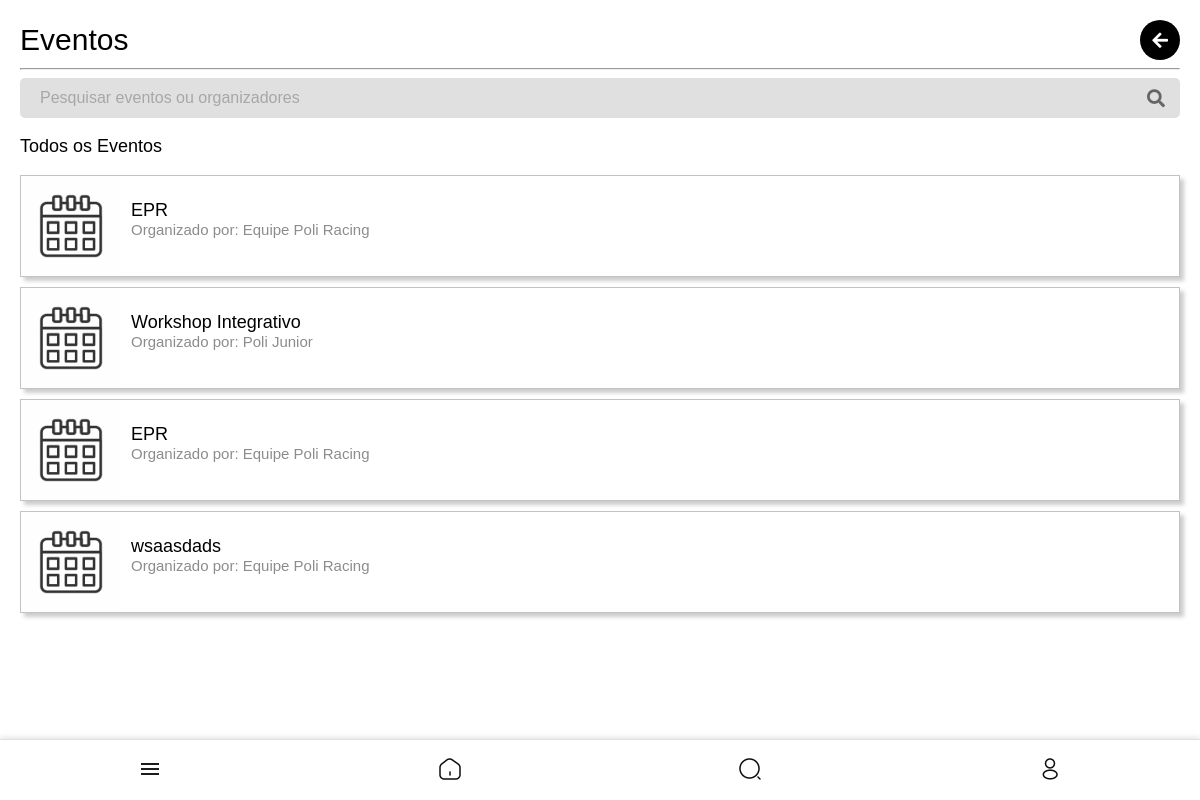
The app's page /eventos/ (signed in), older data.
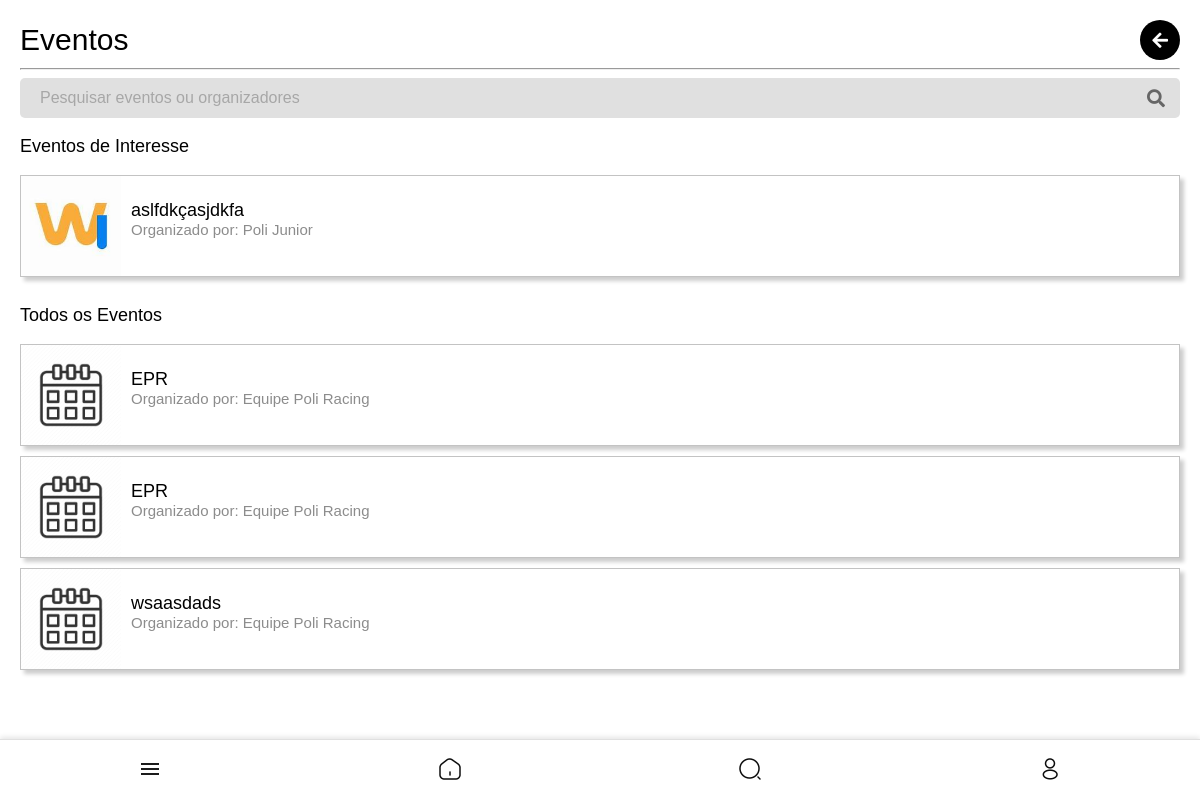
The same page, newer data.
### core/models.py (models this page shows, shortened)
class Evento(models.Model):
    nome = models.CharField(max_length=255)
    descricao = models.TextField()
    data_inicio = models.DateTimeField()
    data_fim = models.DateTimeField()
    local = models.CharField(max_length=255, null=True, blank=True)  # Descrição textual do local
    latitude = models.FloatField(null=True, blank=True)  # Coordenada latitude
    longitude = models.FloatField(null=True, blank=True)  # Coordenada longitude
    criado_por = models.ForeignKey(
        settings.AUTH_USER_MODEL,
        on_delete=models.CASCADE,
        limit_choices_to={'user_type': 'entidade'}
    )
    imagem = models.ImageField(upload_to='eventos/', null=True, blank=True)

class CustomUser(AbstractUser):
    USER_TYPE_CHOICES = (
        ('aluno', 'Aluno'),
        ('representante', 'Representante de Classe'),
        ('professor', 'Professor'),
        ('entidade', 'Entidade'),
    )
    user_type = models.CharField(max_length=20, choices=USER_TYPE_CHOICES, default='aluno')
    curso = models.CharField(max_length=100, blank=True, null=True)
    semestre = models.CharField(max_length=3, blank=True, null=True)
    departamento = models.CharField(max_length=100, blank=True, null=True)
    foto = models.ImageField(upload_to='user_photos/', blank=True, null=True, default='defaultphoto.jpg')
    email = models.EmailField(unique=True, validators=[CustomEmailValidator()])
    eventos_interesse = models.ManyToManyField('Evento', blank=True, related_name='interessados')
    is_public_profile = models.BooleanField(default=True)
    class Meta:
        verbose_name = 'Usuário'
        verbose_name_plural = 'Usuários'

### core/views.py (the view, shortened to what this page needs)
# urls.py: path('eventos/', views.lista_eventos, name='lista_eventos'),
@login_required
def lista_eventos(request):
    query = request.GET.get('q', '').strip()  # Garante que query seja uma string vazia se não houver valor
    eventos_interesse = Evento.objects.none()
    todos_eventos = Evento.objects.all()
    if request.user.is_authenticated:
        eventos_interesse = request.user.eventos_interesse.all()
        todos_eventos = todos_eventos.exclude(id__in=eventos_interesse.values_list('id', flat=True))
    context = {
        'todos_eventos': todos_eventos,
        'eventos_interesse': eventos_interesse,
        'query': query,  # Passa a consulta de pesquisa de volta ao contexto
    }
    return render(request, 'core/lista_eventos.html', context)

### templates/core/lista_eventos.html (shortened to what this page needs)
{% extends 'core/base.html' %}
{% block content %}
{% load static %}
<div class="disciplinas-add-container">
    <div class="header-container">
        <h1>Eventos</h1>
        <div class="actions">
            <button class="icon-btn" onclick="history.back();">
                <i class="fa fa-arrow-left"></i>
            </button>
        </div>
    </div>
    <hr>
    <form method="get" action="{% url 'lista_eventos' %}" class="search-form">
        <div class="search-input-group">
            <input type="text" name="q" value="{{ query }}" placeholder="Pesquisar eventos ou organizadores" id="search">
            <button type="submit" class="search-btn">
                <i class="fa fa-search"></i>
            </button>
        </div>
    </form>
    {% if eventos_interesse %}
    <h3>Eventos de Interesse</h3>
    <ul class="disciplinas-add-list">
        {% for evento in eventos_interesse %}
        <li class="disciplina-add-item" style="padding: 0;">
            <div style="display: flex; align-items: center;">
                {% if evento.imagem %}
                <img src="{{ evento.imagem.url }}" alt="{{ evento.nome }}" style="width: 20vw; height: auto; max-width: 100px; margin-right: min(10px,1vw);" class="img-thumbnail">
                {% else %}
                <img src="{% static 'event.webp' %}" alt="Imagem padrão do evento" style="width: 20vw; height: auto; max-width: 100px; margin-right: min(10px,1vw);" class="img-thumbnail">
                {% endif %}
                <div>
                    <a href="{% url 'detalhe_evento' evento.id %}" class="disciplina-nome" style="color: black; font-size: min(18px,4vw); font-weight: 200;">{{ evento.nome }}</a>
                    <p class="disciplina-codigo" style="font-size: min(15px,3vw); color: #8c8c8c; margin-top: 0;">Organizado por: {{ evento.criado_por.get_full_name }}</p>
                </div>
            </div>
        </li>
        {% endfor %}
    </ul>
    {% endif %}
    <h3>Todos os Eventos</h3>
    <ul class="disciplinas-add-list">
        {% for evento in todos_eventos %}
        <li class="disciplina-add-item" style="padding: 0;">
            <div style="display: flex; align-items: center;">
                {% if evento.imagem %}
                <img src="{{ evento.imagem.url }}" alt="{{ evento.nome }}" style="width: 20vw; height: auto; max-width: 100px; margin-right: min(10px,1vw);" class="img-thumbnail">
                {% else %}
                <img src="{% static 'event.webp' %}" alt="Imagem padrão do evento" style="width: 20vw; height: auto; max-width: 100px; margin-right: min(10px,1vw);" class="img-thumbnail">
                {% endif %}
                <div>
                    <a href="{% url 'detalhe_evento' evento.id %}" class="disciplina-nome" style="color: black; font-size: min(18px,4vw); font-weight: 200;">{{ evento.nome }}</a>
                    <p class="disciplina-codigo" style="font-size: min(15px,3vw); color: #8c8c8c; margin-top: 0;">Organizado por: {{ evento.criado_por.get_full_name }}</p>
                </div>
            </div>
        </li>
        {% empty %}
        <li class="empty-result" style="font-size: min(15px,4vw); color: #8c8c8c;">Nenhum evento disponível no momento.</li>
        {% endfor %}
    </ul>
</div>
{% endblock %}

### templates/core/base.html (shortened to what this page needs)
{% load static %}
<!DOCTYPE html>
<html lang="pt-br">
<head>
    <link rel="stylesheet" type="text/css" href="{% static 'style.css' %}?v={{ timestamp }}">
    <link rel="stylesheet" href="https://cdnjs.cloudflare.com/ajax/libs/font-awesome/5.15.4/css/all.min.css">
</head>
<body>
    <main>
        {% block content %}
        {% endblock %}
    </main>
    {% if user.is_authenticated %}
    <div class="bottom-nav">
        <a href="#menu" class="nav-item menu-toggle">
            <img src="{% static 'menu.png' %}" alt="Menu">
        </a>
        <a href="{% url 'home' %}" class="nav-item">
            <img src="{% static 'home-2.png' %}" alt="Home">
        </a>
        <a href="{% url 'search_results' %}" class="nav-item">
            <img src="{% static 'search.png' %}" alt="Search">
        </a>
        <a href="#profile" class="nav-item">
            <img src="{% static 'profile.png' %}" alt="Profile">
        </a>
    </div>
    {% endif %}
</body>
</html>

### static/style.css (style rules this page uses)
@media (min-width: 769px) { body { font-family: Arial, sans-serif; background-color: rgb(234, 234, 234); display: flex; flex-direction: column; align-items: center; justify-content: flex-start; min-height: 100vh; margin: 0; padding-bottom: 5vw; } }
@media (min-width: 769px) { input { font-size: 2vw; padding: 2vw; height: 2vw; border: 1px solid #000000; border-radius: 1vw; } }
@media (min-width: 769px) { input::placeholder { font-size: 2vw; color: #888; } }
@media (min-width: 769px) { a { text-decoration: none; color: #000000; } }
@media (min-width: 769px) { .bottom-nav { position: fixed; bottom: 0; left: 0; width: 100%; height: min(60px, 20vw); background-color: #fff; display: flex; flex-direction: row; justify-content: space-around; align-items: center; border-top: 1px solid #e0e0e0; box-shadow: 0 -2px 5px rgba(0, 0, 0, 0.1); z-index: 600; } }
@media (min-width: 769px) { .nav-item { flex: 1; text-align: center; color: #333; text-decoration: none; position: relative; } }
@media (min-width: 769px) { .nav-item img { width: min(24px, 8vw); height: min(24px, 8vw); filter: grayscale(100%); } }
@media (min-width: 769px) { .header-container { display: flex; flex-direction: row; justify-content: space-between; align-items: center; } }
@media (min-width: 769px) { .actions { display: flex; flex-direction: row; gap: min(10px, 2vw); justify-content: center; align-items: center; } }
@media (min-width: 769px) { .actions .icon-btn { display: flex; flex-direction: row; justify-content: center; background-color: #000; color: #fff; border: none; border-radius: 50%; width: min(40px, 8vw); height: min(40px, 8vw); font-size: min(18px, 4vw); cursor: pointer; text-decoration: none; } }
@media (min-width: 769px) { .disciplinas-add-container { padding: min(6vw, 20px); font-family: Arial, sans-serif; padding-bottom: min(20vw,80px); width: 100vw; box-sizing: border-box; } }
@media (min-width: 769px) { .disciplinas-add-container h3 { font-weight: normal; font-size: min(18px,5vw); } }
@media (min-width: 769px) { .disciplinas-add-container h1 { font-size: min(30px,6vw); margin-bottom: 0; margin-top: 0; font-weight:normal; text-align: left; } }
@media (min-width: 769px) { .search-form { width: 100%; margin-bottom: min(20px,4vw); display: flex; justify-content: center; height: min(10vw,40px); padding: 0; margin: 0 auto; } }
@media (min-width: 769px) { .search-input-group input::placeholder { font-size: min(16px, 4vw); color: #999; opacity: 0.8; } }
@media (min-width: 769px) { .search-input-group { display: flex; align-items: center; background-color: #e0e0e0; border-radius: min(5px,1.5vw); padding: 5px 10px; width: 100%; } }
@media (min-width: 769px) { .search-input-group input { border: none; background-color: transparent; flex: 1; font-size: min(16px,4vw); padding: min(10px,3vw); outline: none; color: #333; } }
@media (min-width: 769px) { .search-input-group input::placeholder { color: #999; } }
@media (min-width: 769px) { .search-input-group button { background: none; border: none; font-size: min(18px,4vw); color: #666; cursor: pointer; padding: min(5px,1vw); display: flex; align-items: center; justify-content: center; outline: none; } }
@media (min-width: 769px) { .disciplinas-add-list { list-style: none; padding: 0; margin: 0; display: flex; flex-direction: column; } }
@media (min-width: 769px) { .disciplina-add-item { display: flex; flex-direction: column; background-color: #fff; border: 1px solid #c3c3c3; margin-bottom: min(10px,6vw); padding: min(15px,6vw); padding-right: 0; box-shadow: min(4px,2vw) min(4px,2vw) min(4px,2vw) rgba(0, 0, 0, 0.2); text-align: left; width: 100%; box-sizing: border-box; position: relative; overflow: hidden; } }
@media (min-width: 769px) { .disciplinas-add-list { display: flex; justify-content: center; align-items: center; margin-bottom: min(10px); } }
@media (min-width: 769px) { .icon-btn { background: none; border: none; font-size: min(18px, 4vw); color: #000000; cursor: pointer; text-decoration: none; display: flex; align-items: center; justify-content: center; } }
@media (min-width: 769px) { .topico-info p,a { font-size: min(12px); color: grey; } }

### templates/core/lista_eventos.html (style rules this page uses)
body { background-color: white; margin: 0; padding: 0; box-sizing: border-box; overflow-x: hidden; }
html, body { width: 100%; }

Row changes from the older to the newer data that the page shows:
removed Evento: nome "Workshop Integrativo", criado_por.get_full_name "Poli Junior", shown under "Todos os Eventos"
added Evento: imagem (picture), nome "aslfdkçasjdkfa", criado_por.get_full_name "Poli Junior", shown under "Eventos de Interesse"
Text that changed along with them:
text now shown: "Eventos de Interesse"
